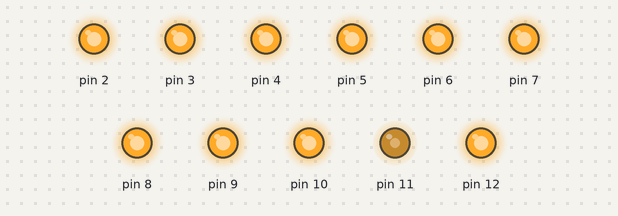
Simulated run of this sketch. Board: Arduino Uno, built with avr-gcc and run on an emulated ATmega328P. On the bench: output pins drawn as LEDs (lit = HIGH). Pins used as bus, display or sensor lines are not drawn; what the sketch prints to the serial monitor is not drawn.

Above: at 0.1 s.
Timing chart, 0 to 1.6 s (numbered marks = the images above):
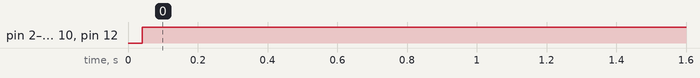

Measured:
- by itself, pin 2–5, pin 10, pin 12: LOW → HIGH at 0.04 s

The sketch:

VGM_PlayerUSB.ino
```cpp
#include "ym2149.h"
#include "sn76489.h"
#include "clock.h"

// Define here USB baud rate to receive song data
#define BAUD 57600

unsigned char cmd, addr, data;

void setup() {

  Serial.begin(BAUD);
  while (!Serial) {
    ;
  }

  SetClock();
  SetBus();

  ClearRegisters();

  Serial.println("Ready");
}

void loop() {
  while (!(Serial.available() >0)) {}
  if (Serial.available() > 0)
    cmd = Serial.read();

    // AY-3-8910
    if (cmd == 0xA0) {

      while (!(Serial.available() >0)) {}
      if (Serial.available() > 0)
        addr = Serial.read();

      while (!(Serial.available() >0)) {}
      if (Serial.available() > 0)
        data = Serial.read();

      YMWriteData(addr, data);
    }

    // SN76489
    else if (cmd == 0x50) {
      while (! (Serial.available() > 0)) {}
      if (Serial.available() > 0)
        data = Serial.read();

        SN76489WriteData(data);
    }

    else if (cmd == 0xFF) {
      ClearRegisters();
    }
}

void SetBus() {
  YMSetBus();
  SN76489SetBus();
}

void ClearRegisters() {
  YM_Off();
  SN76489_Off();
}
```

clock.cpp
```cpp
#include <Arduino.h>
#include "clock.h"

// Genera una señal de reloj a 4MHz o 2MHz por el pin D11
// Modificar el fichero clock.h para especificar la velocidad
// a generar.
void SetClock() {

  // Inicializa D11 (PB3) como salida
   DDRB  |=  _BV(PORTB3);
  // Toggle OC2A on compare match
  TCCR2A &= ~_BV(COM2A1);
  TCCR2A |=  _BV(COM2A0);
  // Clear Timer on Compare match
  TCCR2B &= ~_BV(WGM22);
  TCCR2A |=  _BV(WGM21);
  TCCR2A &= ~_BV(WGM20);
  // Use CLK I/O without prescaling
  TCCR2B &= ~_BV(CS22);
  TCCR2B &= ~_BV(CS21);
  TCCR2B |=  _BV(CS20);
  // Divide la señal de reloj de Arduino de 16 MHz a la
  // velocidad indicada por CLK_SPEED
  OCR2A = CLK_SPEED;
}
```

clock.h
```cpp
#ifndef __CLOCK_H__
#define __CLOCK_H__

// Constantes para conseguir diferentes velocidades
// a partir de la señal de reloj de 16MHz de Arduino.
#define DIV_4MHz  2
#define DIV_2MHz  3

/*
 * Descomentar una de las siguientes lineas para generar la velocidad
 * de reloj deseada por el pin 11
 *
 * DIV_4MHz: Reloj a 4 MHz -> SN76489 y YM2413
 * DIV_2MHz: Reloj a 2 MHz -> AY-3-8910
 *
 */
#define CLK_SPEED DIV_4MHz
//#define CLK_SPEED DIV_2MHz

// Crea una señal de clk por el pin 11 a la velocidad CLK_SPEED
void SetClock();

#endif
```

sn76489.cpp
```cpp
#include <Arduino.h>
#include "sn76489.h"

void _set_bus_out();


void SN76489WriteData(char data) {
/*
El bus de datos está conectado de la siguiente manera:

  7   6   5   4   3   2   1   0     sn76489 data
PB1  PB0 PD7 PD6 PD5 PD4  PD3 PD2   Avr naming)
 D9   D8  D7  D6  D5  D4   D3  D2   Arduino naming

Por tanto hay que seleccionar los bits y posicionarlos correctamente
a la hora de enviarlos por el puerto correspondiente (PORTD o PORTB).

*/
  // Envia bits 5-0 a PD7-PD2
  PORTD = (PORTD & 0x02) | ( (data & B00111111) << 2 );

  // Envia bits 7-6 a PB1-PB0
  PORTB = (PORTB & 0xfc) | ( (data & B11000000) >> 6 );

  // ~WE y ~CE a low (Active)
  PORTB &= B11101011;

  _delay_us (10);
  // ~WE y ~CE a high (InActive)
  PORTB |= B00010100;
}

void SN76489SetBus() {

  DDRB |= 0x17; // Bits PB4, PB2, PB1 and PB0 (D12, D10, D9,D8) como Salida
  DDRD |= 0xfc; // Bits PD2 to PD7  (D2-D7) como Salida

  // ~WE y ~CE a high (InActive)
  PORTB |= B00010100;
}

void SN76489_Off() {
  SN76489WriteData(B10011111);
  SN76489WriteData(B10111111);
  SN76489WriteData(B11011111);
  SN76489WriteData(B11111111);
}
```

sn76489.h
```cpp
#ifndef __SN76489_H__
#define __SN76489_H__

// Establece el volumen de los cuatro canales al minimo
void SN76489_Off();

// Envia 8 bits de datos por el BUS
void SN76489WriteData(char data);

// Configura el BUS como salida
void SN76489SetBus();

#endif
```

ym2149.cpp
```cpp
/*
  D2 .. D9  connect to DAx into YM2149
  D11       Connects to Clk into YM2149
  A3        connects to BC1 into YM2149
  A2        connects to BDIR into YM2149
  BC2       is always connected to +5V
*/

#include "ym2149.h"
void _send_address(uint8_t addr);
void _send_data(uint8_t data) ;
void _set_bus_out(void) ;
void _set_bus_in(void);

enum { DATA_READ = B10 <<2, DATA_WRITE = B01 <<2, ADDRESS_MODE = B11 <<2 };

void YMSetBus()
{
  DDRC |= _BV(PC2) | _BV(PC3); // A2, A3 as OUTPUTs
}
void YMWriteData(uint8_t addr, uint8_t data)
{
  _send_address(addr);
  _send_data(data);
}

void YM_Off() {
  for (int i=0; i<14; i++) {
    YMWriteData(i, 0);
  }
}

void _send_address(uint8_t addr) {
  _set_bus_out();
  PORTC = (PORTC & 0xf3) | ADDRESS_MODE;  // Ctrl bits to PB2,PB3 (D10-D11)
  PORTD = (PORTD & 0x02) | ( (addr & 0x3f) << 2); // 6 first bits to PD2-PD7 (D2-D7)
  PORTB = (PORTB & 0xfc) | ( (addr & 0xc0) >> 6); // 2 last bits to PB0,PB1 (D8-D9)
  _delay_us(1.); //tAS = 300ns

  PORTC = (PORTC & 0xf3) /*INACTIVE*/ ;
  _delay_us(1.); //tAH = 80ns
}

void _send_data(uint8_t data) {
  _set_bus_out();
  PORTD = (PORTD & 0x02) | ( (data & 0x3f) << 2); // 6 first bits to PD2-PD7 (D2-D7)
  PORTB = (PORTB & 0xfc) | ( (data & 0xc0) >> 6); // 2 last bits to PB0,PB1 (D8-D9)
  PORTC = (PORTC & 0xf3) | DATA_WRITE;    // Ctrl bits to PC2,PC3 (A2,A3)
  _delay_us(1.); // 300ns < tDW < 10us
  PORTC = (PORTC & 0xf3) /*INACTIVE*/ ; // To fit tDW max
  _delay_us(1.); // tDH = 80ns
}

void _set_bus_out(void) {
  DDRB |= 0x03; // Bits 0 and 1 (D8,D9)
  DDRD |= 0xfc; // Bits 2 to 7  (D2-D7)
}
void _set_bus_in(void) {
  DDRB &= 0xfc; // Bits 0 and 1 (D8,D9)
  DDRD &= ~0xfc; // Bits 2 to 7 (D2-D7)
}
```

ym2149.h
```cpp
#ifndef __YM2149_H__
#define __YM2149_H__

#include <Arduino.h>

void YMSetBus();
void YMWriteData(uint8_t addr, uint8_t data);
void YM_Off();

#endif
```
